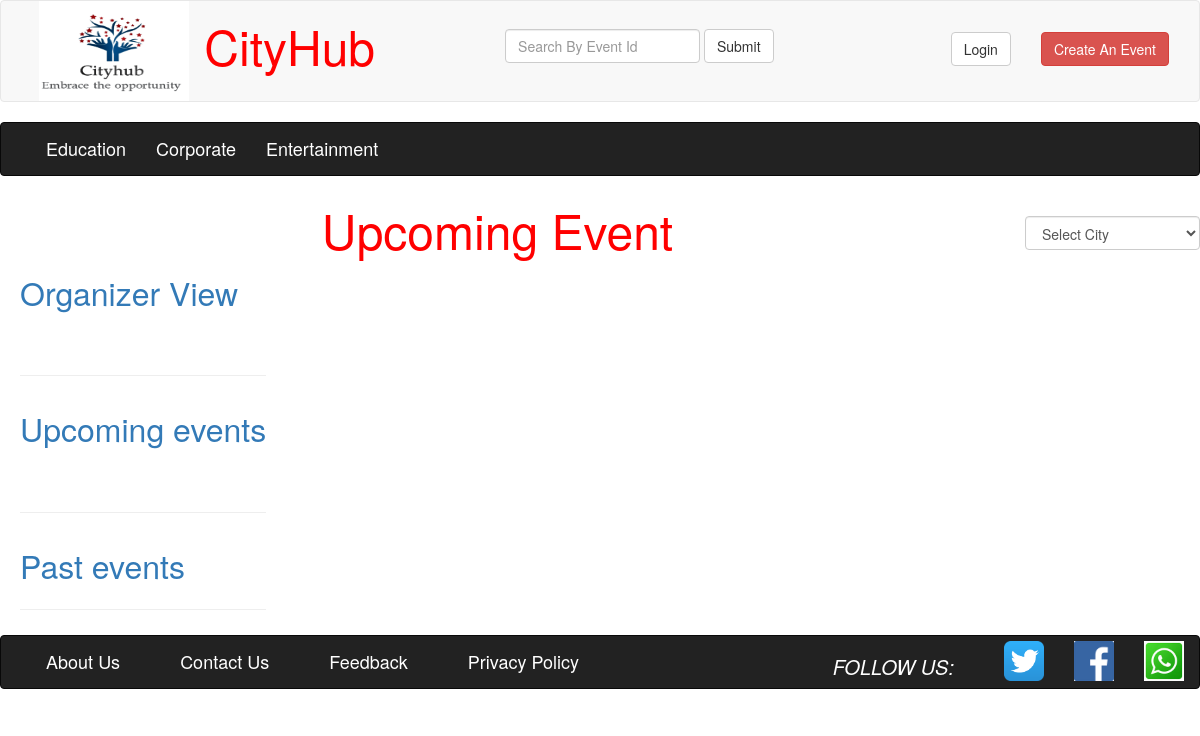
The app's page /upcomingeventsearch.php with its own data.
### tables this page shows
CREATE TABLE IF NOT EXISTS `cat_tbl` (
  `pk_cat_id` int(11) NOT NULL AUTO_INCREMENT,
  `cat_name` char(20) NOT NULL,
  `flag` varchar(50) NOT NULL,
  PRIMARY KEY (`pk_cat_id`)
);

### database.php (called while the page is built, shortened)
<?php
class Database
{
	private static $host='localhost';
	private static $uname='root';
	private static $pwd='';
	private static $con=NULL;
	public static function connect()
	{
		self::$con=mysql_connect(self::$host,self::$uname,self::$pwd);
		return self::$con;
	}
	public function catdis()
	{
		$con=database::connect();
		$res=mysql_query("select * from cat_tbl where flag=1",$con);
		return $res;
	}
}
?>

### upcomingeventsearch.php (the view, shortened to what this page needs)
<?php
	require 'database.php';
?>
<!DOCTYPE html>
<html>
<head>
<link href="Content/bootstrap.css" rel="stylesheet"/>
</head>
<body>
	<div class="row">
	<div class="col-md-12 col-sm-12">
	<?php
		if(isset($_SESSION["email"])!="")
		{
	require 'headerwithlogin.php';
	}
	else
	{
	require 'header.php';
	}
	?>
	</div>
	</div>
	<div class="row">
	<div class="col-md-12 col-sm-12">
	<?php
		require 'catheader.php';
	?>
	</div>
	</div>
	<div class="row">
	<div class="col-md-10 col-sm-10">
		<center><font font size="15" color="red"> Upcoming Event </font></center>
		</div>
		<div class="col-md-2 col-sm-2" >
		<form action="#" method="post">
		<select name="txtcity" class="form-control" onChange="window.location='upcomingeventsearch.php?id='+this.value">
		<option >Select City</option>
					</select>
					</form>
		</div>
	</div>
	<div class="container-fluid">
	<div class="row">
	<div class="col-md-3 col-sm-3">
		<table>
		<tr>
			<td><a href="dashboard.php"><font size=6>Organizer View</font></a>
		</tr>
		<tr>
			<td>&nbsp;
		</tr>
		<tr>
			<td><hr>
		</tr>
		<tr>
			<td><a href="upcomingevent.php"><font size=6>Upcoming events</font></a>
		</tr>
		<tr>
			<td>&nbsp;
		</tr>
		<tr>
			<td><hr>
		</tr>
		<tr>
			<td><a href="pastevent.php"><font size=6>Past events</font></a><hr>
		</tr>
		</table>
	</div>
	<div class="col-md-9 col-sm-9">
	</div>
	</div>
	</div>
<div class="row">
<div class="col-md-12 col-sm-12">
<?php
require 'footer.php';
?>
</div>
</div>
</body>
</html>

### catheader.php (shortened to what this page needs)
<nav class="navbar navbar-inverse ">
  <div class="container-fluid">
	<div class="collapse navbar-collapse" id="bs-example-navbar-collapse-3">
	<ul class="nav navbar-nav">
	<?php
		$obj=new database();
		$res=$obj->catdis();
		while($row=mysql_fetch_assoc($res))
		{
			echo '<li><a href="catdis.php?id='.$row["pk_cat_id"].'"><font size="4" color="white">'.$row["cat_name"].'</font></a></li>';
		}
	?>
	</ul>
    </div>
  </div>
</nav>

### records on screen
cat_tbl: cat_name "Education"
cat_tbl: cat_name "Corporate"
cat_tbl: cat_name "Entertainment"
